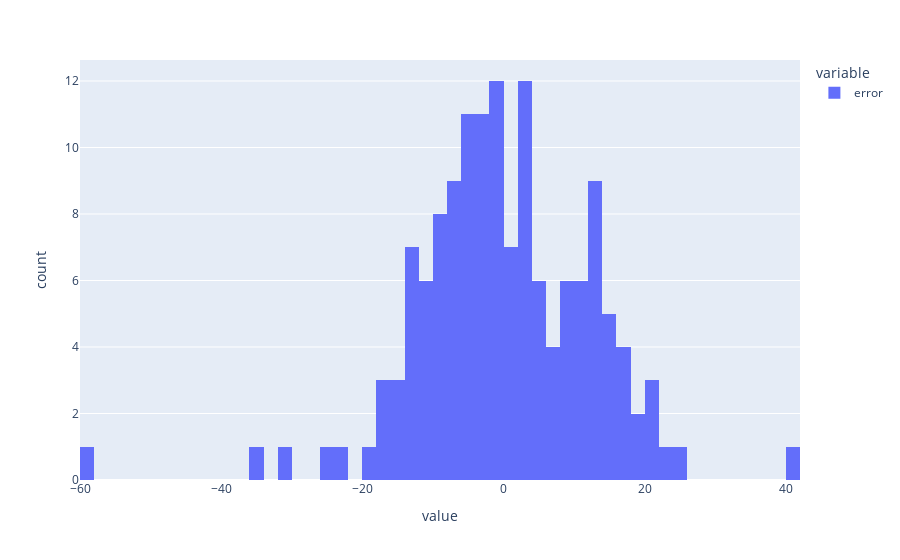

Notebook code for this chart:
### Code cell


### Figure 1 — Plotly figure (JSON) as saved in the notebook; plotly's stock layout.template omitted (floating-point values rounded to 4 significant figures; data arrays with more than 128 entries replaced by an {"elided": "..."} marker saying what was removed)
{"data": [{"alignmentgroup": "True", "bingroup": "x", "hovertemplate": "variable=error<br>value=%{x}<br>count=%{y}<extra></extra>", "legendgroup": "error", "marker": {"color": "#636efa", "pattern": {"shape": ""}}, "name": "error", "nbinsx": 100, "offsetgroup": "error", "orientation": "v", "showlegend": true, "type": "histogram", "x": {"elided": "143 float values"}, "xaxis": "x", "yaxis": "y"}], "layout": {"barmode": "relative", "legend": {"title": {"text": "variable"}, "tracegroupgap": 0}, "margin": {"t": 60}, "xaxis": {"anchor": "y", "domain": [0, 1], "title": {"text": "value"}}, "yaxis": {"anchor": "x", "domain": [0, 1], "title": {"text": "count"}}}}
